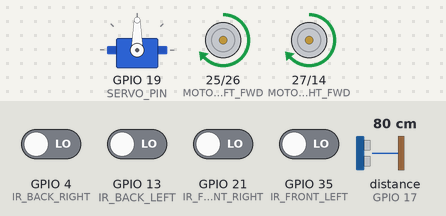
Bench run of a sketch on a simulated ESP32. Parts: servo, motor-driver pin pairs drawn as motors (green arrow = first pin HIGH = forward, orange = second pin HIGH = backward, longer = more drive, scaled by the enable pin). Wiring (inferred from the names in the program): ultrasonic range finder: trigger GPIO 16; echo GPIO 17. The inputs (shaded band) are chosen by the test bench; at power-on: GPIO 4 (IR_BACK_RIGHT), GPIO 13 (IR_BACK_LEFT), GPIO 21 (IR_FRONT_RIGHT), GPIO 35 (IR_FRONT_LEFT) LOW, distance to the obstacle (sensor on GPIO 17) 80 cm. The echo pulse lasts 58.3 µs per cm; random numbers use the default seed unless the sketch sets one; what the sketch prints to the serial monitor is not drawn.

Above: at 1.7 s.
1.8 s: distance to the obstacle (sensor on GPIO 17) set to 19 cm
3.3 s: distance to the obstacle (sensor on GPIO 17) set to 15 cm
At 3.7 s:
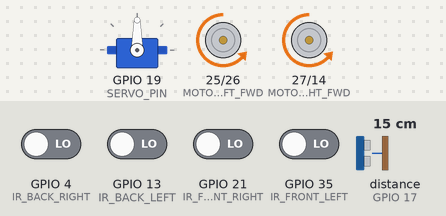
At 4.6 s:
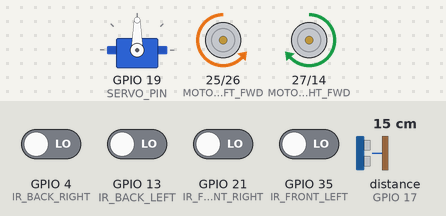
6.3 s: GPIO 4 (IR_BACK_RIGHT) driven HIGH
9.1 s: GPIO 4 (IR_BACK_RIGHT) driven LOW
At 10.4 s:
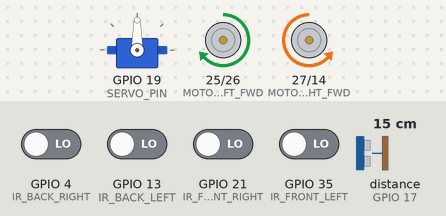
12.1 s: GPIO 13 (IR_BACK_LEFT) driven HIGH
Timing chart, 0 to 15.1 s (numbered marks = the images above; inputs shaded):
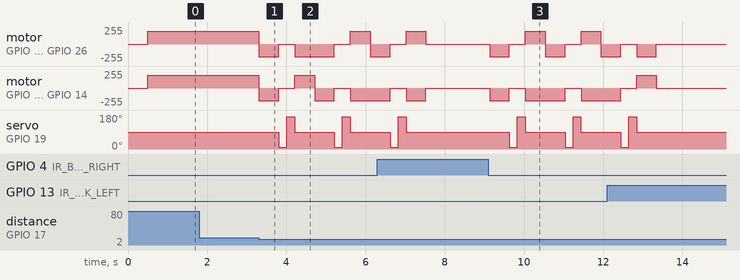

Measured:
- the behaviour switches between 17 and 16 cm on distance to the obstacle (sensor on GPIO 17) (found by bisection; images 0 and 1)
- after the input at 1.8 s, every drawn part: stays the same

The sketch:

robot-v4.ino
```cpp
#include <Arduino.h>
#include <ESP32Servo.h>

// ==========================
// KONFIGURASI PIN TERATUR
// ==========================

// Motor Driver
#define MOTOR_LEFT_FWD    25
#define MOTOR_LEFT_BWD    26
#define MOTOR_RIGHT_FWD   27
#define MOTOR_RIGHT_BWD   14

// PWM Motor Enable
#define ENABLE_LEFT_PIN   32
#define ENABLE_RIGHT_PIN  33

// Sensor IR (Anti-Jatuh)
#define IR_FRONT_LEFT     35
#define IR_BACK_LEFT      13
#define IR_FRONT_RIGHT    21
#define IR_BACK_RIGHT     4

// Ultrasonik
#define TRIG              16
#define ECHO              17

// Servo
#define SERVO_PIN         19
Servo myServo;

// ==========================
// KONSTANTA SISTEM
// ==========================
#define MAX_PWM_DUTY      255
#define SPEED_FORWARD     190         // Increased from 190
#define SPEED_REVERSE     190         // Increased from 190
#define SAFE_DISTANCE_CM  15          // Reduced from 20 for less stopping
#define SENSOR_TIMEOUT    999
#define PWM_FREQ          5000
#define PWM_RESOLUTION    8
#define TURN_DURATION     500         // Reduced from 450
#define REVERSE_DURATION  500         // Reduced from 450

// Untuk menghindari busy waiting
unsigned long lastSensorCheck = 0;
const unsigned long SENSOR_CHECK_INTERVAL = 50;  // Reduced from 100ms for faster response

// Untuk smooth acceleration
int currentSpeed = 0;
const int ACCEL_STEP = 25;           // Increased from 10
const int ACCEL_DELAY = 5;           // Reduced from 20

// Variabel status
bool isMotorRunning = false;
bool isOnSurface = true;
unsigned long lastObstacleTime = 0;
const unsigned long OBSTACLE_IGNORE_TIME = 500; // Prevent oscillation

// Function prototypes - to avoid "not declared in this scope" errors
void setMotorSpeed(int leftSpeed, int rightSpeed);
void stopMotors();
void moveForward(bool smooth = true);
void moveBackward();
void turnLeft();
void turnRight();
void gradualForward(int duration);
long getDistance();
long getStableDistance();
bool checkOnSurface();
void antiFallAvoidance();
void obstacleAvoidance();

// ==========================
// SETUP
// ==========================
void setup() {
  Serial.begin(115200);
  Serial.println("Robot starting...");

  pinMode(TRIG, OUTPUT);
  pinMode(ECHO, INPUT);

  pinMode(IR_FRONT_LEFT, INPUT);
  pinMode(IR_FRONT_RIGHT, INPUT);
  pinMode(IR_BACK_LEFT, INPUT);
  pinMode(IR_BACK_RIGHT, INPUT);

  pinMode(MOTOR_LEFT_FWD, OUTPUT);
  pinMode(MOTOR_LEFT_BWD, OUTPUT);
  pinMode(MOTOR_RIGHT_FWD, OUTPUT);
  pinMode(MOTOR_RIGHT_BWD, OUTPUT);

  ledcAttach(ENABLE_LEFT_PIN, PWM_FREQ, PWM_RESOLUTION);
  ledcAttach(ENABLE_RIGHT_PIN, PWM_FREQ, PWM_RESOLUTION);

  // Pastikan motor speed dimulai dengan 0
  setMotorSpeed(0, 0);

  myServo.attach(SERVO_PIN);
  myServo.write(90);  // posisi tengah

  randomSeed(analogRead(34));

  // Set timer for sensor checks
  lastSensorCheck = millis();

  Serial.println("Robot ready!");

  // Short delay before starting
  delay(500);

  // Start moving immediately after initialization
  Serial.println("Robot starting movement!");
  moveForward(false);
}

// ==========================
// FUNGSI MOTOR
// ==========================
void setMotorSpeed(int leftSpeed, int rightSpeed) {
  ledcWrite(ENABLE_LEFT_PIN, constrain(leftSpeed, 0, MAX_PWM_DUTY));
  ledcWrite(ENABLE_RIGHT_PIN, constrain(rightSpeed, 0, MAX_PWM_DUTY));

  // Track if motors are running
  isMotorRunning = (leftSpeed > 0 || rightSpeed > 0);
  currentSpeed = max(leftSpeed, rightSpeed);
}

void stopMotors() {
  digitalWrite(MOTOR_LEFT_FWD, LOW);
  digitalWrite(MOTOR_LEFT_BWD, LOW);
  digitalWrite(MOTOR_RIGHT_FWD, LOW);
  digitalWrite(MOTOR_RIGHT_BWD, LOW);
  setMotorSpeed(0, 0);
  currentSpeed = 0;
  Serial.println("Motors stopped");
}

void moveForward(bool smooth) {
  digitalWrite(MOTOR_LEFT_FWD, HIGH);
  digitalWrite(MOTOR_LEFT_BWD, LOW);
  digitalWrite(MOTOR_RIGHT_FWD, HIGH);
  digitalWrite(MOTOR_RIGHT_BWD, LOW);

  if (smooth && currentSpeed < SPEED_FORWARD) {
    // Start from a higher initial speed
    int startSpeed = max(currentSpeed, 150);
    for (int pwm = startSpeed; pwm <= SPEED_FORWARD; pwm += ACCEL_STEP) {
      setMotorSpeed(pwm, pwm);
      delay(ACCEL_DELAY);
    }
  } else {
    setMotorSpeed(SPEED_FORWARD, SPEED_FORWARD);
  }
}

void moveBackward() {
  digitalWrite(MOTOR_LEFT_FWD, LOW);
  digitalWrite(MOTOR_LEFT_BWD, HIGH);
  digitalWrite(MOTOR_RIGHT_FWD, LOW);
  digitalWrite(MOTOR_RIGHT_BWD, HIGH);
  setMotorSpeed(SPEED_REVERSE, SPEED_REVERSE);
}

void turnLeft() {
  digitalWrite(MOTOR_LEFT_FWD, LOW);
  digitalWrite(MOTOR_LEFT_BWD, HIGH);
  digitalWrite(MOTOR_RIGHT_FWD, HIGH);
  digitalWrite(MOTOR_RIGHT_BWD, LOW);
  setMotorSpeed(SPEED_FORWARD, SPEED_FORWARD);
}

void turnRight() {
  digitalWrite(MOTOR_LEFT_FWD, HIGH);
  digitalWrite(MOTOR_LEFT_BWD, LOW);
  digitalWrite(MOTOR_RIGHT_FWD, LOW);
  digitalWrite(MOTOR_RIGHT_BWD, HIGH);
  setMotorSpeed(SPEED_FORWARD, SPEED_FORWARD);
}

// Improved gradual acceleration forward
void gradualForward(int duration) {
  digitalWrite(MOTOR_LEFT_FWD, HIGH);
  digitalWrite(MOTOR_LEFT_BWD, LOW);
  digitalWrite(MOTOR_RIGHT_FWD, HIGH);
  digitalWrite(MOTOR_RIGHT_BWD, LOW);

  // Start from a higher speed (150 instead of 180)
  for (int pwm = 150; pwm <= SPEED_FORWARD; pwm += ACCEL_STEP) {
    setMotorSpeed(pwm, pwm);
    delay(ACCEL_DELAY);
  }

  if (duration > 0) {
    delay(duration);
  }
}

// ==========================
// SENSOR JARAK
// ==========================
long getDistance() {
  digitalWrite(TRIG, LOW);
  delayMicroseconds(2);
  digitalWrite(TRIG, HIGH);
  delayMicroseconds(10);
  digitalWrite(TRIG, LOW);
  long duration = pulseIn(ECHO, HIGH, 20000); // Reduced timeout
  if (duration == 0 || duration > 20000) return SENSOR_TIMEOUT;
  return duration * 0.034 / 2;
}

long getStableDistance() {
  // Take only 2 readings and average for faster response
  long dist = getDistance();
  return dist;  // Return single reading for faster response
}

// ==========================
// ANTI-JATUH
// ==========================

// Fungsi untuk memeriksa apakah robot berada di atas permukaan
bool checkOnSurface() {
  int fl = digitalRead(IR_FRONT_LEFT);
  int fr = digitalRead(IR_FRONT_RIGHT);
  int bl = digitalRead(IR_BACK_LEFT);
  int br = digitalRead(IR_BACK_RIGHT);

  // PENTING: Untuk sensor IR ini:
  // LOW = sensor mendeteksi permukaan (normal, aman)
  // HIGH = sensor tidak mendeteksi permukaan (tepi atau diangkat)

  // Jika ada sensor yang HIGH, berarti ada tepi atau robot diangkat
  // Modifikasi: Jika satu saja sensor HIGH, return false (tidak aman)
  if (fl == HIGH || fr == HIGH || bl == HIGH || br == HIGH) {
    return false;
  }
  return true;
}

void antiFallAvoidance() {
  int fl = digitalRead(IR_FRONT_LEFT);
  int fr = digitalRead(IR_FRONT_RIGHT);
  int bl = digitalRead(IR_BACK_LEFT);
  int br = digitalRead(IR_BACK_RIGHT);

  // Stop motors immediately when any IR sensor is activated
  stopMotors();

  // Jika semua sensor HIGH, robot diangkat
  if (fl == HIGH && fr == HIGH && bl == HIGH && br == HIGH) {
    Serial.println("⚠ EMERGENCY STOP! Robot diangkat!");
    stopMotors();
    return;
  }

  // If this point is reached, at least one sensor detected an edge but not all
  // We can implement recovery behavior here if needed
  if (fl == HIGH && fr == HIGH) {
    Serial.println("⚠ Tepi depan ganda! STOP");
    // Just stop and don't try to recover
  }
  else if (bl == HIGH && br == HIGH) {
    Serial.println("⚠ Tepi belakang ganda! STOP");
    // Just stop and don't try to recover
  }
  else if (fl == HIGH) {
    Serial.println("⚠ Tepi depan kiri! STOP");
    // Just stop and don't try to recover
  }
  else if (fr == HIGH) {
    Serial.println("⚠ Tepi depan kanan! STOP");
    // Just stop and don't try to recover
  }
  else if (bl == HIGH) {
    Serial.println("⚠ Tepi belakang kiri! STOP");
    // Just stop and don't try to recover
  }
  else if (br == HIGH) {
    Serial.println("⚠ Tepi belakang kanan! STOP");
    // Just stop and don't try to recover
  }
}

// ==========================
// OBSTACLE AVOIDANCE
// ==========================
void obstacleAvoidance() {
  // Check if we recently handled an obstacle to prevent rapid back-and-forth
  if (millis() - lastObstacleTime < OBSTACLE_IGNORE_TIME) {
    return;
  }

  lastObstacleTime = millis();
  stopMotors();
  Serial.println("⛔ Obstacle! Mundur...");

  moveBackward(); delay(REVERSE_DURATION);
  stopMotors();

  Serial.println("🔍 Scan kiri...");
  myServo.write(10); delay(200); // Reduced from 300ms
  long leftDist = getDistance();

  Serial.println("🔍 Scan kanan...");
  myServo.write(170); delay(200); // Reduced from 300ms
  long rightDist = getDistance();

  myServo.write(90);

  Serial.print("↙ Kiri: "); Serial.print(leftDist);
  Serial.print(" cm | ↘ Kanan: "); Serial.println(rightDist);

  if (leftDist == rightDist || abs(leftDist - rightDist) < 10) {
    Serial.println("🔄 Sama → belok acak");
    if (random(0, 2) == 0) turnLeft();
    else turnRight();
  } else if (leftDist > rightDist) {
    Serial.println("↩ Belok kiri");
    turnLeft();
  } else {
    Serial.println("↪ Belok kanan");
    turnRight();
  }

  delay(TURN_DURATION);
  moveForward();
}

// ==========================
// LOOP UTAMA
// ==========================
void loop() {
  // Gunakan millis() untuk non-blocking timing
  unsigned long currentMillis = millis();

  if (currentMillis - lastSensorCheck >= SENSOR_CHECK_INTERVAL) {
    lastSensorCheck = currentMillis;

    // Baca status semua sensor IR
    int fl = digitalRead(IR_FRONT_LEFT);
    int fr = digitalRead(IR_FRONT_RIGHT);
    int bl = digitalRead(IR_BACK_LEFT);
    int br = digitalRead(IR_BACK_RIGHT);

    // Debug less frequently to reduce serial overhead
    if (currentMillis % 500 == 0) {
      Serial.print("IR FL: "); Serial.print(fl);
      Serial.print(" FR: "); Serial.print(fr);
      Serial.print(" BL: "); Serial.print(bl);
      Serial.print(" BR: "); Serial.println(br);
    }

    // MODIFIED LOGIC: If ANY sensor is HIGH, stop the motors
    if (fl == HIGH || fr == HIGH || bl == HIGH || br == HIGH) {
      // If all sensors are HIGH, it's likely the robot is lifted
      if (fl == HIGH && fr == HIGH && bl == HIGH && br == HIGH) {
        Serial.println("⚠⚠⚠ ROBOT DIANGKAT! EMERGENCY STOP! ⚠⚠⚠");
      } else {
        Serial.println("‼ Deteksi tepi – EMERGENCY STOP!");
      }

      // Stop motors immediately regardless of which scenario
      stopMotors();
      delay(100);
      return;
    }

    // MODIFIED: Directly move forward after confirming no ledge is detected
    // Instead of checking if we're not moving, ALWAYS try to move forward
    // if we're on a safe surface (no ledge detected)

    // Only check for obstacles if we're not in recovery mode from a recent obstacle
    if (millis() - lastObstacleTime >= OBSTACLE_IGNORE_TIME) {
      long frontDist = getDistance();

      // Debug distance less frequently
      if (currentMillis % 500 == 0) {
        Serial.print("Ultrasonik: "); Serial.print(frontDist); Serial.println(" cm");
      }

      if (frontDist >= SENSOR_TIMEOUT) {
        // Handle sensor timeout - move forward regardless of timeout
        if (!isMotorRunning) {
          Serial.println("⚠ Sensor timeout - moving forward anyway");
          moveForward();
        }
      } else if (frontDist <= SAFE_DISTANCE_CM) {
        // Obstacle detected - handle it
        obstacleAvoidance();
      } else {
        // No obstacle detected - always move forward if not already moving
        if (!isMotorRunning) {
          Serial.println("✅ Jalan maju");
          moveForward();
        }
      }
    } else {
      // We're in recovery mode, but still move forward if not already moving
      if (!isMotorRunning) {
        Serial.println("✅ Jalan maju setelah recovery");
        moveForward();
      }
    }
  }
}
```
